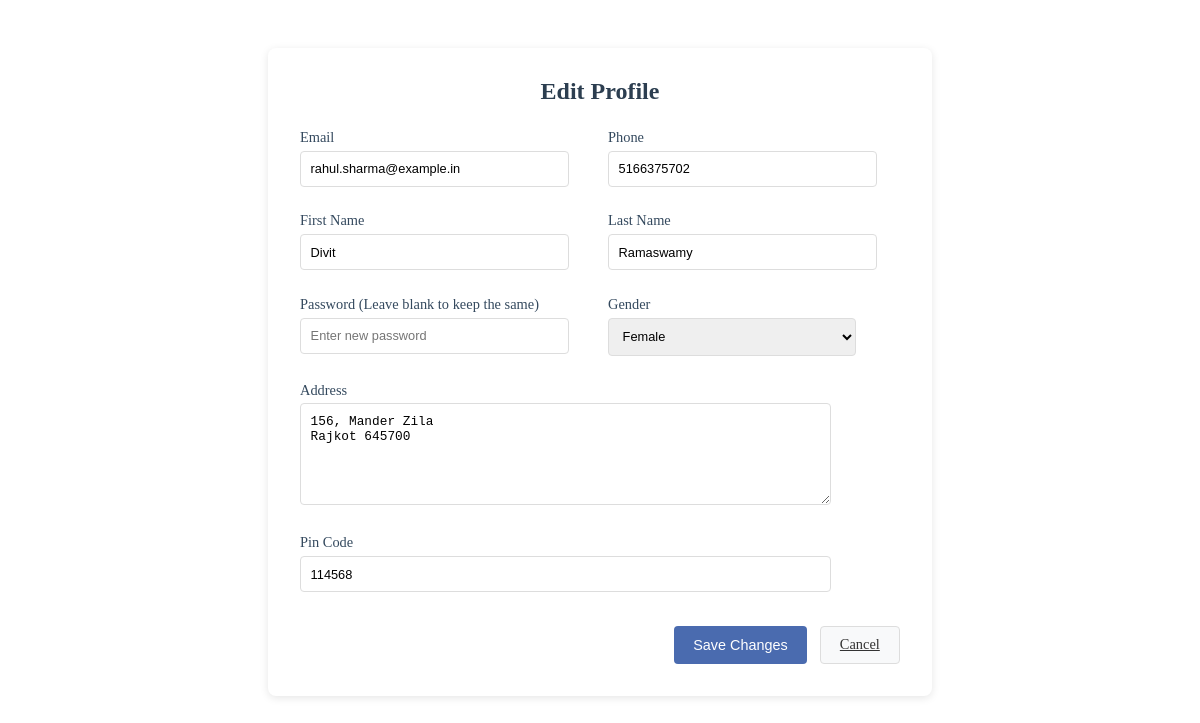
Screenshot of /user/profile/edit (signed in) with the database file from the repository.
### model.py (models this page shows, shortened)
class User(db.Model, UserMixin):
    id = db.Column(db.Integer, primary_key=True)
    username = db.Column(db.String(80), unique=True)
    email = db.Column(db.String(120), unique=True, nullable=False)
    password = db.Column(db.String(200), nullable=False)
    firstname = db.Column(db.String(100))
    lastname = db.Column(db.String(100))
    gender = db.Column(db.String(10))
    phone = db.Column(db.String(15))
    address = db.Column(db.String(200))
    pin = db.Column(db.String(10))
    registration_date = db.Column(db.DateTime, default=datetime.now)
    is_active = db.Column(db.Boolean, default=True)
    reservations = db.relationship('Reservation', backref='user_ref', lazy=True)
    vehicles = db.relationship('Vehicle', backref='owner', cascade='all, delete-orphan')

### routes/user_routes.py (the view, shortened to what this page needs)
@user_bp.route('/profile/edit', methods=['GET', 'POST'])
def edit_profile():
    return render_template('partials/_edit_user_profile.html', user=current_user)

### app.py (called while the page is built)
@login_manager.user_loader
def load_user(user_id):
    user = User.query.get(user_id)
    return user

### templates/partials/_edit_user_profile.html (shortened to what this page needs)
<!DOCTYPE html>
<html lang="en">
<head>
    <link rel="stylesheet" href="{{url_for('static', filename='style/partials/_edit_user_profile.css')}}">
</head>
<body>
<div class="edit-profile-container">
    <h2>Edit Profile</h2>
    <form action="{{ url_for('user.edit_profile') }}" method="POST" class="edit-profile-form">
        <div class="form-group">
            <label for="email">Email</label>
            <input type="email" id="email" name="email" value="{{ user.email }}" required>
        </div>
        <div class="form-group">
            <label for="phone">Phone</label>
            <input type="text" id="phone" name="phone" value="{{ user.phone if user.phone else '' }}" required>
        </div>
        <div class="form-group">
            <label for="firstname">First Name</label>
            <input type="text" id="firstname" name="firstname" value="{{ user.firstname if user.firstname else '' }}" required>
        </div>
        <div class="form-group">
            <label for="lastname">Last Name</label>
            <input type="text" id="lastname" name="lastname" value="{{ user.lastname if user.lastname else '' }}" required>
        </div>
        <div class="form-group">
            <label for="password">Password (Leave blank to keep the same)</label>
            <input type="password" id="password" name="password" placeholder="Enter new password">
        </div>
        <div class="form-group">
            <label for="gender">Gender</label>
            <select id="gender" name="gender" required>
                <option value="Female" {% if user.gender == 'Female' %}selected{% endif %}>Female</option>
            </select>
        </div>
        <div class="form-group">
            <label for="address">Address</label>
            <textarea id="address" name="address" required>{{ user.address if user.address else '' }}</textarea>
        </div>
        <div class="form-group">
            <label for="pin">Pin Code</label>
            <input type="text" id="pin" name="pin" value="{{ user.pin if user.pin else '' }}" required>
        </div>
        <div class="form-buttons">
            <button type="submit" class="btn btn-primary">Save Changes</button>
            <a href="{{ url_for('user.profile') }}" class="btn btn-secondary">Cancel</a>
        </div>
    </form>
</div>
</body>
</html>

### static/style/partials/_edit_user_profile.css (style rules this page uses)
.edit-profile-container { max-width: 600px; margin: 3rem auto; padding: 2rem; padding-top: 10px; background: #ffffff; border-radius: 8px; box-shadow: 0 2px 8px rgba(0, 0, 0, 0.1); }
.edit-profile-container h2 { color: #2c3e50; text-align: center; margin-bottom: 1.5rem; font-size: 1.5rem; }
.edit-profile-form { display: grid; grid-template-columns: repeat(2, 1fr); gap: 1rem; }
.form-group { margin-bottom: 0.6rem; }
.form-group label { display: block; margin-bottom: 0.3rem; font-weight: 500; color: #34495e; font-size: 0.9rem; }
input[type="text"], input[type="email"], input[type="password"], input[type="tel"], select, textarea { width: 85%; padding: 0.6rem; border: 1px solid #ddd; border-radius: 4px; font-size: 0.8rem; transition: all 0.2s ease; }
textarea { min-height: 80px; resize: vertical; }
.form-group:nth-last-child(3), .form-group:nth-last-child(2), .form-group:nth-last-child(1) { grid-column: span 2; }
.form-buttons { grid-column: span 2; display: flex; justify-content: flex-end; gap: 0.8rem; margin-top: 0.5rem; }
.btn { padding: 0.6rem 1.2rem; border-radius: 4px; font-size: 0.9rem; font-weight: 500; cursor: pointer; transition: all 0.2s ease; }
.btn-primary { background-color: #4a6baf; color: white; border: none; }
.btn-secondary { background-color: #f8f9fa; color: #333; border: 1px solid #ddd; }

### rows the page displays
User: email "rahul.sharma@example.in", phone "5166375702", firstname "Divit", lastname "Ramaswamy", gender "Female", address "156, Mander Zila Rajkot 645700", pin "114568"
